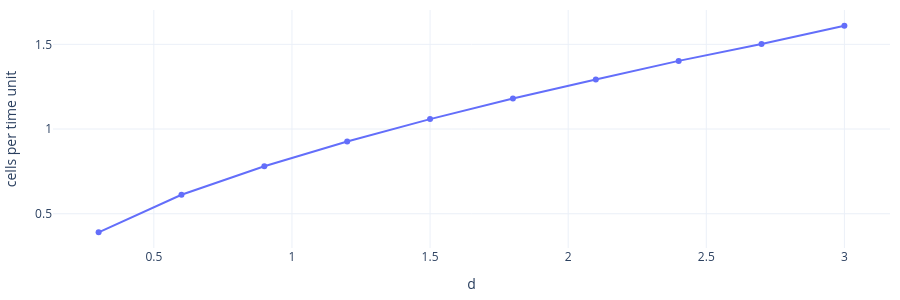
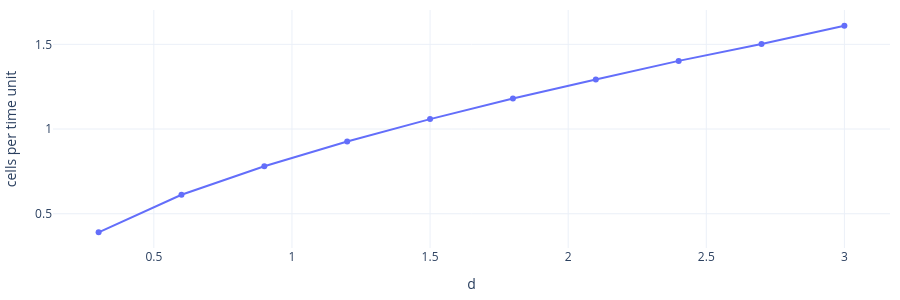

The cell these charts' notebook holds for them, in order:
### Markdown cell above
**Wave speed**: the time a spike takes from cell 1 to cell 20 against the coupling `d`.

### Code cell
import numpy as np
D = np.linspace(0.3, 3, 10)
speed = []
for d in D:
    tr = ex.m.run(keep=False, d=d, total=200)
    t1 = tr.t[np.argmax(tr["v1"] > 1)]; t20 = tr.t[np.argmax(tr["v20"] > 1)]
    speed.append(19 / (t20 - t1) if t20 > t1 else np.nan)
show_figure(go.Figure(go.Scatter(x=D, y=speed, mode="lines+markers")), xaxis_title="d",
            yaxis_title="cells per time unit", height=300)

### Figure 1 — Plotly figure (JSON) as saved in the notebook; plotly's stock layout.template omitted (floating-point values rounded to 4 significant figures)
{"data": [{"mode": "lines+markers", "type": "scatter", "x": [0.3, 0.6, 0.9, 1.2, 1.5, 1.8, 2.1, 2.4, 2.7, 3.0], "y": [0.3901, 0.6119, 0.7803, 0.9268, 1.058, 1.18, 1.293, 1.402, 1.502, 1.61]}], "layout": {"height": 300, "margin": {"b": 40, "l": 50, "r": 10, "t": 10}, "paper_bgcolor": "white", "plot_bgcolor": "white", "xaxis": {"title": {"text": "d"}}, "yaxis": {"title": {"text": "cells per time unit"}}}}

### Figure 2 — Plotly figure (JSON) as saved in the notebook; plotly's stock layout.template omitted (floating-point values rounded to 4 significant figures)
{"data": [{"mode": "lines+markers", "type": "scatter", "x": [0.3, 0.6, 0.9, 1.2, 1.5, 1.8, 2.1, 2.4, 2.7, 3.0], "y": [0.3901, 0.6119, 0.7803, 0.9268, 1.058, 1.18, 1.293, 1.402, 1.502, 1.61]}], "layout": {"height": 300, "margin": {"b": 40, "l": 50, "r": 10, "t": 10}, "paper_bgcolor": "white", "plot_bgcolor": "white", "xaxis": {"title": {"text": "d"}}, "yaxis": {"title": {"text": "cells per time unit"}}}}
